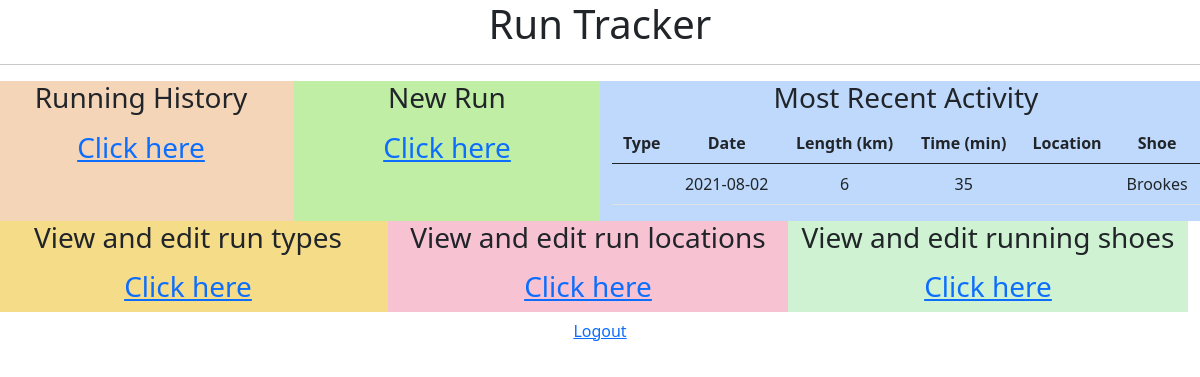
/ (signed in), run on an earlier commit of the app's database.
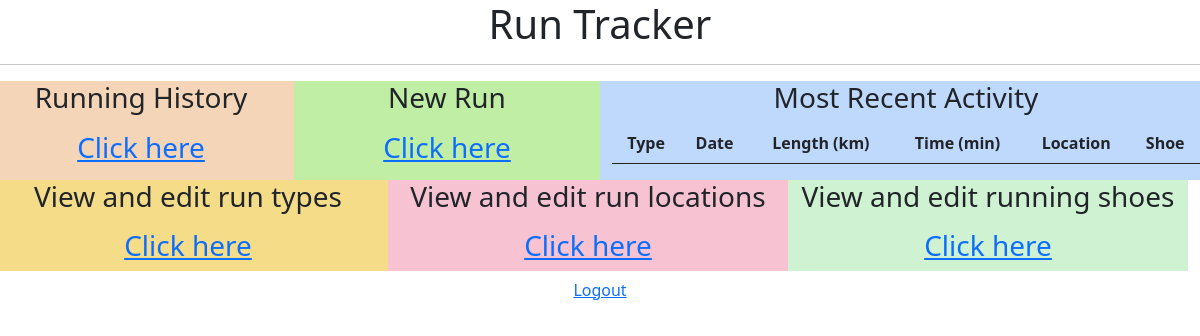
And on a later commit of the database.
### Model/Run.py (models this page shows, shortened)
class Run(db.Model):
    __tablename__ = 'runs'
    id = db.Column('run_id', db.Integer, primary_key = True)
    length = db.Column(db.String(50))
    location = db.Column(db.Integer, ForeignKey('runlocation.runlocation_id'))
    time = db.Column(db.String(10))
    shoe = db.Column(db.Integer, ForeignKey('shoes.shoe_id'))
    userid = db.Column(db.Integer,ForeignKey('user.id' ))
    date = db.Column(db.String(10))
    typeofrun = db.Column(db.Integer, ForeignKey('runtype.runtype_id'))
    related_type_of_run = relationship('Runtype', backref='Run',lazy="joined")
    related_location_of_run = relationship('Runlocation', backref='Run',lazy="joined")
    related_shoe_of_run = relationship('Shoe', backref='Run',lazy="joined")

### Model/Shoe.py (models this page shows, shortened)
class Shoe(db.Model):
    __tablename__ = 'shoes'
    id = db.Column('shoe_id', db.Integer, primary_key = True)
    description = db.Column(db.String(100))
    max_distance = db.Column(db.Integer)
    current_distance = db.Column(db.Integer)
    remaining_distance = db.Column(db.Integer)
    userid = db.Column(db.Integer,ForeignKey('user.id' ))

### Controllers/RunController.py (the view)
@options_run.route("/")
@login_required
def run_options():
    runs = Run.query.filter_by(userid = current_user.id).order_by(desc(Run.date)).limit(1)
    return render_template('run_options.html',recent = runs)

### main.py (called while the page is built)
@login_manager.user_loader
def load_user(user_id):
    return User.query.get(int(user_id))

### Templates/run_options.html (shortened to what this page needs)
<!DOCTYPE html>
<html lang = "en">
   <head>
      <link href="https://cdn.jsdelivr.net/npm/bootstrap@5.0.2/dist/css/bootstrap.min.css" rel="stylesheet"></head>
   <body>
      <div class="col-sm-12 text-center" style="background-color:rgb(255, 255, 255);">
         <h1> Run Tracker</h1>
         </div>
      <hr/>
<div class="row">
<div class="col-sm-3 text-center" style="background-color:rgb(245, 213, 184);">
   <h3> Running History <p></p> <a href = "{{ url_for('data_run.run_data') }}"> Click here
      </a></h3>
   </div>
<div class="col-sm-3 text-center" style="background-color:rgb(191, 238, 164);">
      <h3>New Run <p></p><a href = "{{ url_for('new_run.run_new') }}"> Click here
         </a></h3>
      </div>
<div class="col-sm-6 text-center" style="background-color:rgb(190, 217, 252);">
   <h3>Most Recent Activity</h3>
         <table class="table table-hover">
         <thead>
             <tr>
                 <th>Type</th>
                 <th>Date</th>
                 <th>Length (km)</th>
                 <th>Time (min)</th>
                 <th>Location </th>
                 <th>Shoe </th>
             </tr>
         </thead>
         <tbody class="text-center">
         {% for row in recent| batch(1) %}
            {% include "run_recent.html" %}
        {% endfor %}
         </tbody>
         </table>
</div>
<div class="row">
   <div class="col-sm-4 text-center" style="background-color:rgb(245, 220, 137);">
      <h3> View and edit run types <p></p> <a href = "{{ url_for('options_type.type_options') }}"> Click here
         </a></h3>
      </div>
   <div class="col-sm-4 text-center" style="background-color:rgb(247, 195, 211);">
         <h3>View and edit run locations <p></p><a href = "{{ url_for('options_location.location_options') }}"> Click here
            </a></h3>
         </div>
   <div class="col-sm-4 text-center" style="background-color:rgb(207, 243, 210);">
            <h3>View and edit running shoes <p></p><a href = "{{ url_for('options_shoe.shoe_options') }}"> Click here
               </a></h3>
            </div>
   </div>
<div class="btn">
   <a href = "{{ url_for('auth.logout') }}"> Logout
      </a>
   </div>
</html>

### Templates/run_recent.html
<tr>
    <td>{{ row[0].related_type_of_run.description}}</td>
    <td>{{ row[0].date }}</td>
    <td>{{ row[0].length }}</td>
    <td>{{ row[0].time }}</td>
    <td>{{ row[0].related_location_of_run.description}}</td>
    <td>{{ row[0].related_shoe_of_run.description}}</td>
</tr>

What changed in the data, as far as the page shows it:
removed Run: date "2021-08-02", length "6", time "35", description "Brookes"
